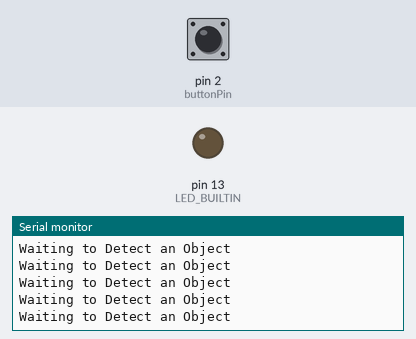
Recording of a sketch running on a simulated Arduino Uno, built with avr-gcc and run on an emulated ATmega328P. On the bench: output pins drawn as LEDs (lit = HIGH), the last lines printed to the serial monitor. Inputs (shaded band) come from the test bench; at power-on: pin 2 (buttonPin) HIGH.

Above: at 1.2 s.
1.3 s: pin 2 (buttonPin) pulled LOW for 0.15 s
At 1.45 s:
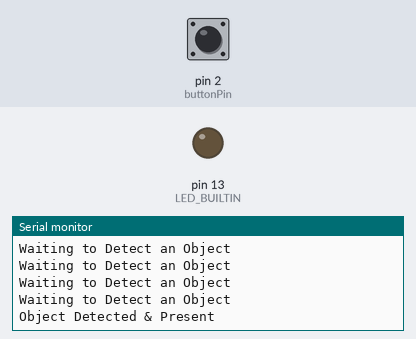
2.9 s: pin 2 (buttonPin) pulled LOW for 1 s
6.9 s: pin 2 (buttonPin) pulsed LOW 2 times (0.12 s each, 0.3 s apart)
At 7.04 s:
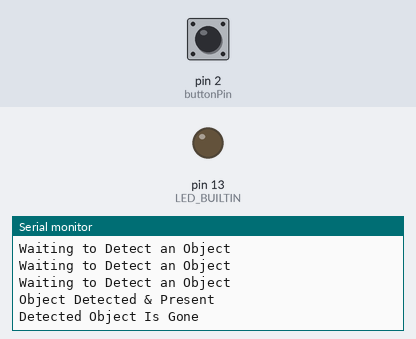

Measured:
- after the input at 1.3 s, the serial monitor: prints a new line after 0.09 s (image 1)
- after the input at 6.9 s, the serial monitor: prints a new line after 0.07 s (image 2)

The sketch:

Measuring_Distance__Ultrasonic_Distance_Sensor_Lab__3.ino
```cpp
//my code
const int buttonPin = 2;

//track button state
bool buttonPressed = false;

void setup() {
  pinMode(buttonPin, INPUT_PULLUP);
  Serial.begin(9600);
  pinMode(LED_BUILTIN, OUTPUT);
}

void loop() {
  int reading = HIGH;
  reading = digitalRead(buttonPin);

  //----- Wait for "make" (button pres: HIGH -> LOW)
  while(digitalRead(buttonPin)== HIGH) {
    // While button isn't pressed
     Serial.println("Waiting to Detect an Object");
  }

  // Button pressed!
  Serial.println("Object Detected & Present");

  // Wait for "break" (button release: LOW -> HIGH)
  while(digitalRead(buttonPin)== LOW) {
    //do nothing until button is pressed
  }

  //Button released
  Serial.println("Detected Object Is Gone");
}
```
